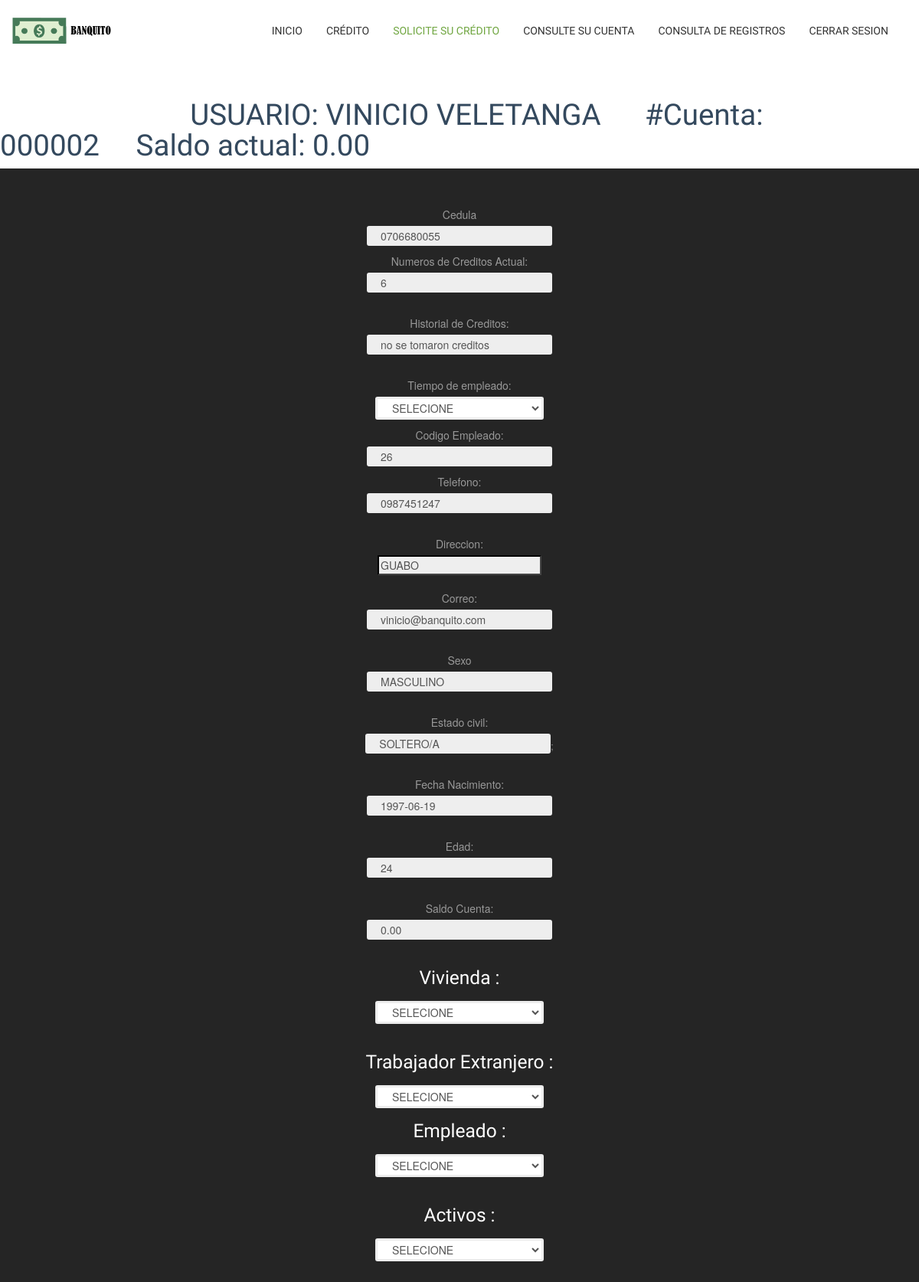
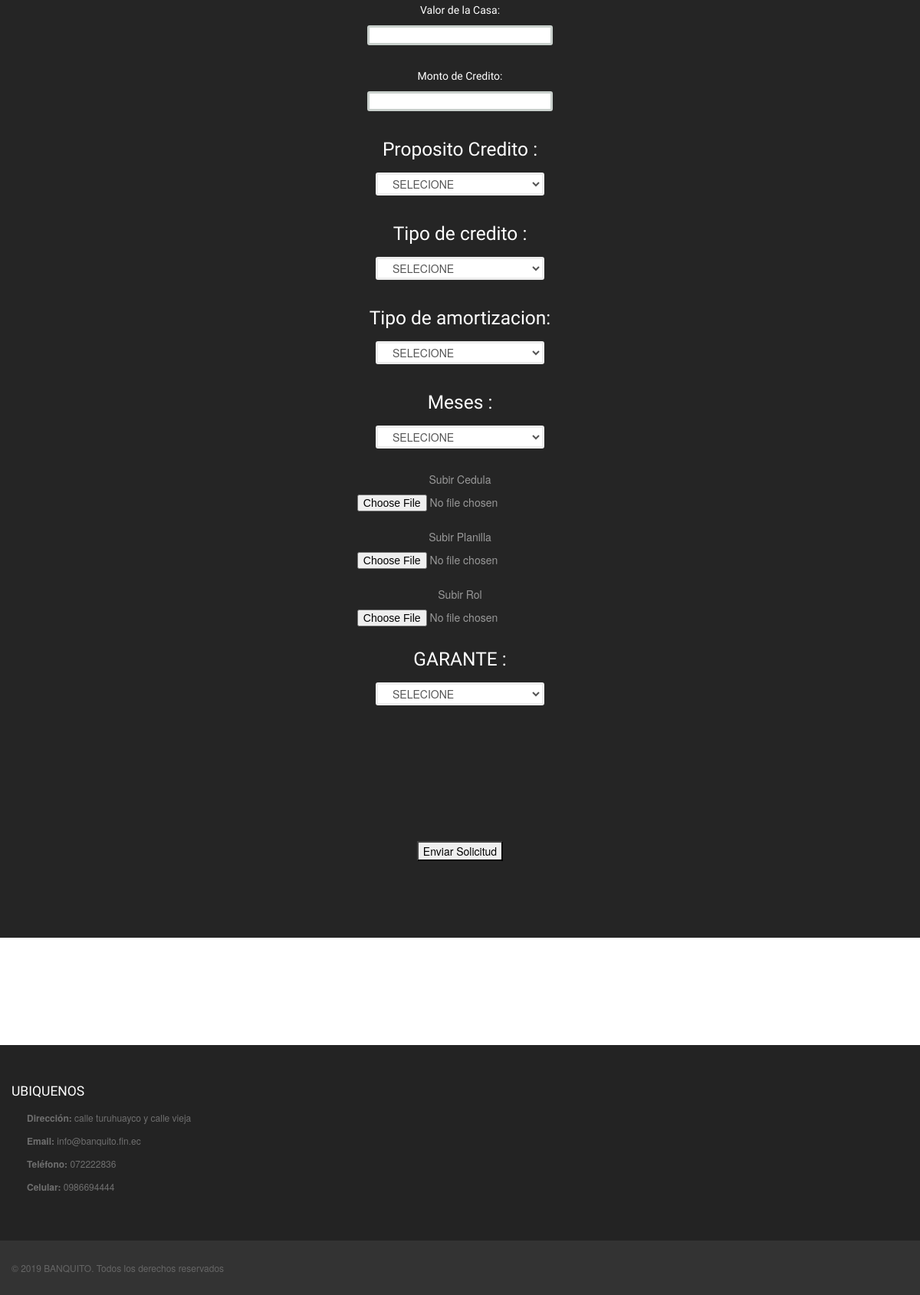
Page /admin/vista/user/solicitud.php (signed in) on the committed database (2 pictures, top to bottom).
### tables this page shows
CREATE TABLE `bv_persona` (
  `per_id` int(11) NOT NULL,
  `per_cedula` varchar(10) NOT NULL,
  `per_nombre` varchar(200) NOT NULL,
  `per_apellido` varchar(200) NOT NULL,
  `per_direccion` varchar(200) NOT NULL,
  `per_telefono` varchar(10) NOT NULL,
  `per_fecha_nac` date NOT NULL,
  `per_correo` varchar(100) NOT NULL,
  `per_estado_civil` varchar(100) NOT NULL,
  `per_sexo` varchar(50) NOT NULL,
  `per_rol` varchar(50) NOT NULL,
  `per_password` varchar(100) NOT NULL COMMENT ' 	'
);

CREATE TABLE `bv_cuenta` (
  `cue_ncuenta` int(7) NOT NULL,
  `cue_saldo` double(11,2) NOT NULL,
  `cue_fecha_registro` timestamp NOT NULL DEFAULT current_timestamp() ON UPDATE current_timestamp(),
  `cli_id` int(11) NOT NULL
);

CREATE TABLE `bv_cliente` (
  `cli_id` int(11) NOT NULL,
  `cli_num_login` int(11) NOT NULL,
  `cli_num_inco` int(11) NOT NULL,
  `cli_persona` int(11) NOT NULL
);

### admin/vista/user/solicitud.php (the view, shortened to what this page needs)
<?php
$codigoui = $_SESSION['cod'];
$usurol = $_SESSION['rol'];
if ($usurol == 'usuario') {
?>
    <!DOCTYPE html>
    <html class="no-js">
    <?php
    include '../../../config/conexionBD.php';
    $sqlu = "SELECT * FROM bv_persona WHERE per_id='$codigoui';";
    $resultu = $conn->query($sqlu);
    $row = $resultu->fetch_assoc();
    $cedula = $row["per_cedula"];
    $nombres = $row["per_nombre"];
    $apellidos = $row["per_apellido"];
    $sqlu1 = "SELECT count(*) cantidad FROM bv_persona p,bv_cuenta,bv_credito WHERE    p.per_cedula = '$cedula' and p.per_rol='usuario'";
    $resultu1 = $conn->query($sqlu1);
    $cantidadcredi = $resultu1->fetch_assoc();
    $cantidadc= $cantidadcredi["cantidad"];
    $telefono = $row["per_telefono"];
    $direccion = $row["per_direccion"];
    $correo = $row["per_correo"];
    $sexo = $row["per_sexo"];
    $estado = $row["per_estado_civil"];
    $fechan = $row["per_fecha_nac"];
    $fechac =  time();
    $tiempo = strtotime($fechan);
    $edad = ($fechac-$tiempo)/(60*60*24*365.25);
    $edad = $edad + 1;
    $edad = floor($edad);
    ?>
    <head>
        <link rel="stylesheet" href="../../../css/bootstrap.min.css">
        <link rel="stylesheet" href="../../../css/bootstrap-responsive.min.css">
        <link rel="stylesheet" href="../../../css/main.css">
        <link rel="stylesheet" href="../../../css/sl-slide.css">
        <link rel="stylesheet" href="../../../css/img-efect.css">
        <link rel="stylesheet" href="../../../css/accordion.css">
        <link rel="stylesheet" href="../../../css/social.css">
        <link rel="stylesheet" href="../../../css/social.css">
    </head>
    <body oncontextmenu="return false" style="background-color: #fff">
        <header class="navbar navbar-fixed-top">
            <div class="navbar-inner">
                <div class="container">
                    <a id="logo" class="pull-left" href="index.html"></a>
                    <div class="nav-collapse collapse pull-right">
                        <ul class="nav">
                        <li><a href="index.php">Inicio</a></li>
                        <li><a href="calCredito.php">Crédito</a></li>
                        <li class="active"><a href="solicitud.php">Solicite su Crédito</a></li>
                        <li><a href="estadocuenta.php">Consulte su Cuenta</a></li>
                        <li><a href="registrosaccesos.php">Consulta de registros</a></li>
                        <li><a href="../../../config/cerrarSesion.php">Cerrar Sesion</a></li>
                        </ul>
                    </div>
                </div>
            </div>
        </header>
        <br>
        <br>
        <?php
        include '../../../config/conexionBD.php';
        $sql0 = "SELECT * FROM bv_cliente WHERE cli_persona='$codigoui';";
        $result1 = $conn->query($sql0);
        $row = $result1->fetch_assoc();
        $id = $row["cli_id"];
        $sql6 = "SELECT * FROM bv_cuenta WHERE cli_id='$id';";
        $result2 = $conn->query($sql6);
        $row = $result2->fetch_assoc();
        $cuenta = str_pad($row["cue_ncuenta"], 6, 0, STR_PAD_LEFT);
        $saldo = $row["cue_saldo"];
        echo "<h1> &nbsp;&nbsp;&nbsp;&nbsp;&nbsp;&nbsp;&nbsp;&nbsp;&nbsp;&nbsp;&nbsp;&nbsp;&nbsp;&nbsp;&nbsp;&nbsp;&nbsp;&nbsp;&nbsp;&nbsp;&nbsp;&nbsp;&nbsp;&nbsp;&nbsp;&nbsp;USUARIO: ".$nombres."  ".$apellidos."&nbsp;&nbsp;&nbsp;&nbsp;&nbsp;&nbsp;#Cuenta: ".$cuenta."&nbsp;&nbsp;&nbsp;&nbsp;&nbsp;Saldo actual: ".$saldo." </h1>";
    ?>
        <section id="services" style="text-align: center">
            <div class="container" style="text-align: justify">
                <div class="center gap">
                    <div class=" parte1">
                        <label for="cedula">Cedula</label>
                        <input type="text" id="cedula" name="cedula" value="<?php echo $cedula;?>" disabled/>
                        <br>
                        <label for='numerosc'>Numeros de Creditos Actual:</label>
                        <input type='text' id='numerosc' name='numerosc' value='<?php echo $cantidadc;?>' disabled/><br><br>
                        <label for='historial'>Historial de Creditos:</label>
                        <input type='text' id='historial' name='historial' value='no se tomaron creditos'disabled/><br><br>
                        <label for='numerosc'>Tiempo de empleado:</label>
                        <select id='tiempo' name='tiempo'>
                            <option value='selecione'>SELECIONE</option>
                        </select>
                        <label for='empcodigo'>Codigo Empleado:</label>
                        <input type='text' id='empcodigo' name='empcodigo' value='<?php echo $id;?>' disabled />
                        <br>
                        <label for='telefono'>Telefono:</label>
                        <input type='text' id='telefono' name='telefono' value='<?php echo $telefono;?>' disabled/>
                        <br>
                        <br>
                        <label for='direccion'>Direccion:</label>
                        <input type='tex' id='direccion' name='direccion' value='<?php echo $direccion;?>' disabled/>
                        <br>
                        <br>
                        <label for='correo'>Correo:</label>
                        <input type='text' id='correo' name='correo' value='<?php echo $correo;?>' disabled/>
                        <br>
                        <br>
                        <label for='sexo'>Sexo</label>
                        <input type='text' id='sexo' name='sexo' value='<?php echo $sexo;?>' disabled/>
                        <br>
                        <br>
                        <label for='estado'>Estado civil:</label>
                        <input type='text' id='estado' name='estado' value='<?php echo $estado;?>' disabled/>;
                        <br>
                        <br>
                        <label for='fechan'>Fecha Nacimiento:</label>
                        <input type='text' id='fechan' name='fechan' value='<?php echo $fechan;?>' disabled/>
                        <br>
                        <br>
                        <label for='edad'>Edad:</label>
                        <input type='text' id='edad' name='edad' value='<?php echo $edad;?>' disabled/>
                        <br>
                        <br>
                        <label for='saldoc'>Saldo Cuenta:</label>
                        <input type='text' id='saldoc' name='saldoc' value='<?php echo $saldo;?>' disabled/>
                        </div>
                        <br>
                        <div>
                            <h3>Vivienda :</h3>
                            <select id="vivienda" name="vivienda" >
                                <option value="selecione">SELECIONE</option>
                            </select>
                        </div>
                        <br>
                        <div>
                            <h3>Trabajador Extranjero :</h3>
                            <select id="textranjero" name="textranjero" >
                                <option value="selecione">SELECIONE</option>
                            </select>
                        </div>
                        <div>
                            <h3>Empleado :</h3>
                            <select id="trabajo" name="trabajo" >
                                <option value="selecione">SELECIONE</option>
                            </select>
                        </div>
                        <br>
                        <div>
                            <h3>Activos :</h3>
                            <select id="activos" name="activos" >
                                <option value="selecione">SELECIONE</option>
                            </select>
                            </div>
                            <br>
                            <div>
                                <h3><label for="cedulag">Valor de la Casa:</label></h3>
                                <input type="text" id="valor" name="valor" value=""  pattern="[0-9]{3,6}" title="Monto mínimo: 100. Tamaño máximo: 100000" style="border-color:#C9D0CC" required=""/>
                                <br>
                                <br>
                                <h3><label for="mcredito">Monto de Credito:</label></h3>
                                <input type="text" id="mcredito" name="mcredito" value="" pattern="[0-9]{3,6}" title="Monto mínimo: 100. Tamaño máximo: 100000" style="border-color:#C9D0CC" required="" />
                            </div>
                            <br>
                            <div>
                                <h3>Proposito Credito :</h3>
                                <select id="pcredito" name="pcredito" >
                                    <option value="selecione">SELECIONE</option>
                                </select>
                            </div>
                            <br>
                            <div>
                                <h3>Tipo de credito :</h3>
                                <select id="tcredito" name="tcredito" >
                                    <option value="selecione">SELECIONE</option>
                                </select>
                             </div>
                            <br>
                            <div>
                                <h3>Tipo de amortizacion:</h3>
                                <select id="amortizacion" name="amortizacion" >
                                    <option value="selecione">SELECIONE</option>
                                </select>
                            </div>
                            <br>
                            <div>
                                <h3>Meses :</h3>
                                <select id="meses" name="meses" >
                                    <option value="selecione">SELECIONE</option>
                                </select>
                                </div>
                                <br>
                                <div>
                                    <label for="ced">Subir Cedula</label>
                                    <input id="guardarcedula" name="guardarcedula" type="file" value="Subir Cedula">&nbsp;
                                </div>
                                <br>
                                <div>
                                    <label for="pla">Subir Planilla</label>
                                    <input id="guardarplanilla" name="guardarplanilla" type="file" value="Subir Planilla">&nbsp;
                                </div>
                                <br>
                                <div>
                                    <label for="rol">Subir Rol</label>
                                    <input id="guardarrol" name="guardarrol" type="file" value="Subir Rol de Pagos">&nbsp;
                                </div>
                                <br>
                                <div>
                                    <h3>GARANTE :</h3>
                                    <select id="garante" name="garante" onchange="activarcg()">
                                        <option value="selecione">SELECIONE</option>
                                    </select>
                                </div>
                                <br>
                                <br>
                                <input type="button"  value="Enviar Solicitud" onclick="return EnviarCredito()"/>
                                <br>
                                </section>
                <br>
                <br>
                <br>
                <br>
                <br>
                <br>
                <br>
    <section id="bottom" class="main">
        <div class="container">
            <div class="row-fluid">
                <div class="span7">
                    <h4>UBIQUENOS</h4>
                    <ul class="unstyled address">
                        <li>
                            <i class="icon-home"></i><strong>Dirección:</strong> calle turuhuayco y calle vieja<br>
                        </li>
                        <li>
                            <strong>Email: </strong> info@banquito.fin.ec
                        </li>
                        <li>
                            <strong>Teléfono:</strong> 072222836
                        </li>
                        <li>
                            <strong>Celular:</strong> 0986694444
                        </li>
                    </ul>
                </div>
            </div>
        </div>
    </section>
    <footer id="footer">
        <div class="container">
            <div class="row-fluid">
                <div class="span5 cp">
                    &copy; 2019 <a target="_blank" href="#"
                        title="Free Twitter Bootstrap WordPress Themes and HTML templates">BANQUITO</a>. Todos los
                    derechos reservados
                </div>
            </div>
        </div>
    </footer>
</body>
</html>
<?php
} else {
    header("Location: /examen/public/vista/login.html");
}
?>

### css/main.css (style rules this page uses)
body { padding-top: 80px; font-size: 12px; color: #34495e; background: #f5f5f5 }
body h1, body h2, body h3, body h4, body .created { font-family: "Fjalla One"; font-weight: normal }
body h3, body h4 { margin-top: 0 }
a { color: #70a641; -webkit-transition: 300ms; -moz-transition: 300ms; -o-transition: 300ms; transition: 300ms }
body>section { padding: 50px 0 }
.center { text-align: center }
header.navbar .navbar-inner { background: #fff!important; border: 0; -webkit-box-shadow: none; -moz-box-shadow: none; box-shadow: none }
header #logo { width: 220px; height: 80px; background: url(../images/logo.png) no-repeat 0 50% }
header.navbar { margin-bottom: 0 }
header.navbar .nav { margin-top: 20px }
header.navbar .nav>li { margin-left: 1px }
header.navbar .nav>li>a { padding-top: 10px; padding-bottom: 10px; color: #333; font-family: "Fjalla One"; font-size: 14px; text-transform: uppercase; text-shadow: none }
header.navbar .nav>li.active>a, header.navbar .nav>li.active>a:hover { background: transparent; color: #70a641; -webkit-box-shadow: none; -moz-box-shadow: none; box-shadow: none }
.navbar .nav>.active>a, .navbar .nav>.active>a:hover, .navbar .nav>.active>a:focus { -webkit-box-shadow: none; -moz-box-shadow: none; box-shadow: none }
.gap { margin-bottom: 50px }
#services { background: #252525; color: #999 }
#services h1, #services h2, #services h3, #services h4, #services h5, #services h6 { color: #fff }
#bottom { background: #232323; color: #6f6f6f }
#bottom h4 { margin-top: 0; margin-bottom: 15px }
#bottom h1, #bottom h2, #bottom h3, #bottom h4, #bottom h5, #bottom h6 { color: #fff }
#bottom ul.address>li { position: relative; padding-left: 20px; margin-top: 10px }
#bottom ul.address>li:first-child { margin-top: 0 }
#footer { background: #333; padding-top: 15px; padding-bottom: 15px; color: #666 }
#footer a { color: #666 }
#footer .cp { margin-top: 11px }
select, textarea, input[type="text"], input[type="password"], input[type="datetime"], input[type="datetime-local"], input[type="date"], input[type="month"], input[type="time"], input[type="week"], input[type="number"], input[type="email"], input[type="url"], input[type="search"], input[type="tel"], input[type="color"], .uneditable-input { -webkit-border-radius: 3px; -moz-border-radius: 3px; border-radius: 3px; -webkit-box-shadow: none; -moz-box-shadow: none; box-shadow: none; min-height: 10px; padding: 0 15px; border: 3px solid #ededed }

### css/sl-slide.css (style rules this page uses)
body { margin: 0; }

### admin/vista/user/solicitud.php (style rules this page uses)
input:invalid { border-color: red; }
input, input:valid { border-color: #444; }

### rows in the picture
bv_persona: per_nombre "VINICIO", per_apellido "VELETANGA", cedula "0706680055", telefono "0987451247", direccion "GUABO", correo "vinicio@banquito.com", sexo "MASCULINO", estado "SOLTERO/A", fechan "1997-06-19"
bv_cuenta: cue_ncuenta "000002", cue_saldo "0.00", saldoc "0.00"
bv_cliente: empcodigo "26"
